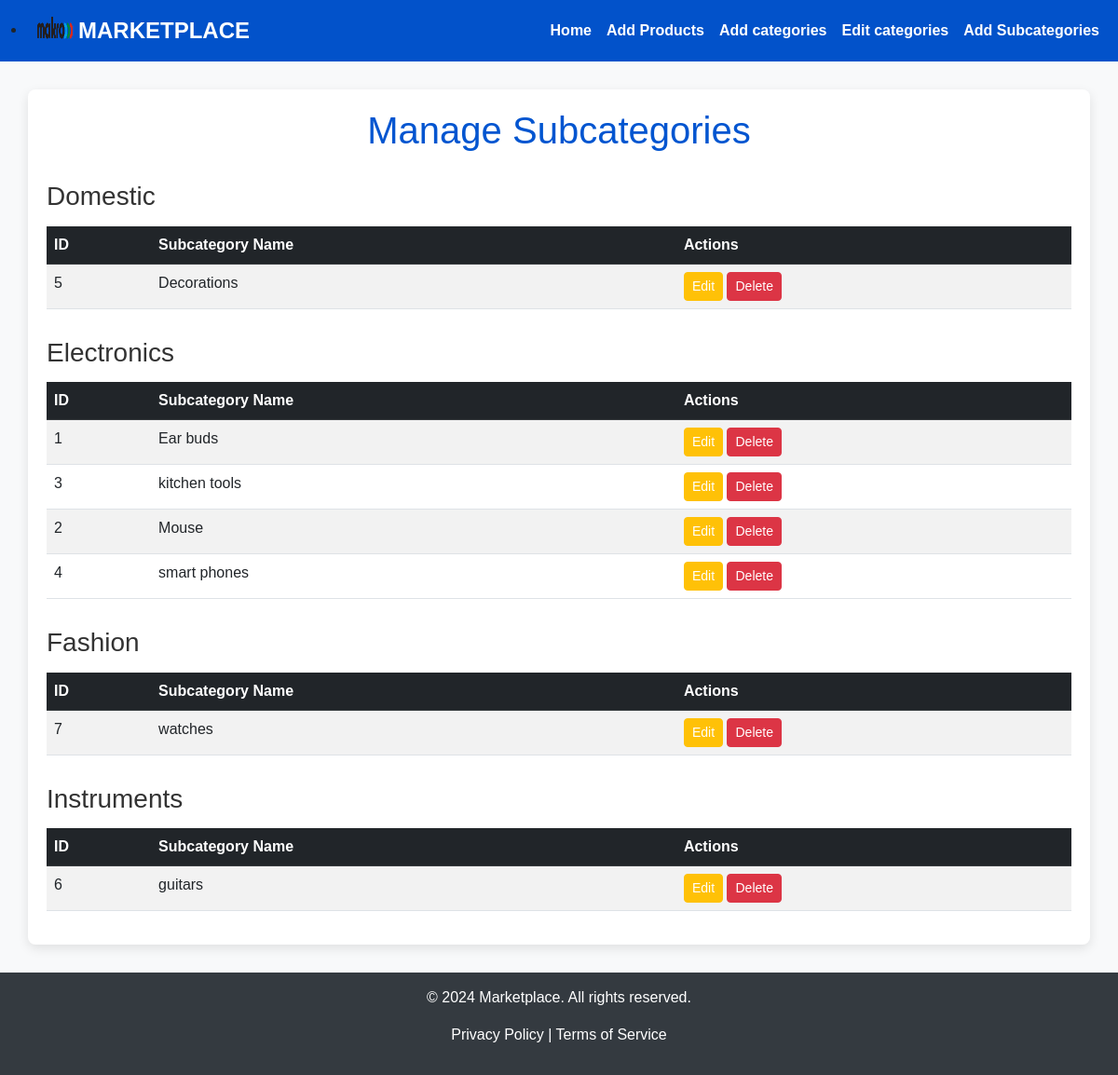
Screenshot of /php/manage_subcategory.php with the database file from the repository.
### tables this page shows
CREATE TABLE `maincategories` (
  `id` int(11) NOT NULL,
  `name` varchar(255) NOT NULL,
  `created_at` timestamp NOT NULL DEFAULT current_timestamp()
);

CREATE TABLE `subcategories` (
  `id` int(11) NOT NULL,
  `name` varchar(255) NOT NULL,
  `main_category_id` int(11) NOT NULL,
  `created_at` timestamp NOT NULL DEFAULT current_timestamp()
);

### php/manage_subcategory.php (the view, shortened to what this page needs)
<?php include '../connection/connection.php'; ?>
<!DOCTYPE html>
<html lang="en">
<head>
    <link href="https://cdn.jsdelivr.net/npm/bootstrap@5.3.0-alpha3/dist/css/bootstrap.min.css" rel="stylesheet">
    <link rel="stylesheet" href="../css/manage_subcategory.css">
</head>
<body>
    <nav class="navbar navbar-expand-lg navbar-dark">
        <div class="container-fluid">
        <li class="nav-item"><img src="../uploads/logo1.png" width="50px" height="50px"></li>
            <a class="navbar-brand" href="view_posts.php">MARKETPLACE</a>
            <div class="collapse navbar-collapse" id="navbarNav">
                <ul class="navbar-nav ms-auto">
                    <li class="nav-item">
                        <a class="nav-link" href="view_posts.php">Home</a>
                    </li>
                    <li class="nav-item">
                        <a class="nav-link" href="upload_product.php">Add Products</a>
                    </li>
                    <li class="nav-item">
                        <a class="nav-link" href="create_main_category.php">Add categories</a>
                    </li>
                    <li class="nav-item">
                        <a class="nav-link" href="manage_main_category.php">Edit categories</a>
                    </li>
                    <li class="nav-item">
                        <a class="nav-link" href="create_subcategory.php">Add Subcategories</a>
                    </li>
                </ul>
            </div>
        </div>
    </nav>
    <div class="container">
        <h1>Manage Subcategories</h1>
        <?php
        $main_categories = $conn->query("SELECT * FROM MainCategories ORDER BY name");
        while ($main_category = $main_categories->fetch_assoc()) {
            echo '<h3>' . htmlspecialchars($main_category['name']) . '</h3>';
            $subcategories = $conn->query("SELECT * FROM Subcategories WHERE main_category_id = " . $main_category['id'] . " ORDER BY name");
            if ($subcategories->num_rows > 0) {
                echo '<table class="table table-striped table-hover">';
                echo '<thead class="table-dark"><tr><th>ID</th><th>Subcategory Name</th><th>Actions</th></tr></thead>';
                echo '<tbody>';
                while ($subcategory = $subcategories->fetch_assoc()) {
                    echo '<tr>';
                    echo '<td>' . $subcategory['id'] . '</td>';
                    echo '<td>' . htmlspecialchars($subcategory['name']) . '</td>';
                    echo '<td>';
                    echo '<a href="edit_subcategory.php?id=' . $subcategory['id'] . '" class="btn btn-warning btn-sm">Edit</a> ';
                    echo '<a href="delete_subcategory.php?id=' . $subcategory['id'] . '" class="btn btn-danger btn-sm" onclick="return confirm(\'Are you sure you want to delete this subcategory?\')">Delete</a>';
                    echo '</td>';
                    echo '</tr>';
                }
                echo '</tbody>';
                echo '</table>';
            } else {
                echo '<p class="text-muted">No subcategories found under this main category.</p>';
            }
        }
        ?>
    </div>
    <footer>
        <p>&copy; 2024 Marketplace. All rights reserved.</p>
        <p><a href="#">Privacy Policy</a> | <a href="#">Terms of Service</a></p>
    </footer>
</body>
</html>

### css/manage_subcategory.css (style rules this page uses)
body { background-color: #f8f9fa; font-family: Arial, sans-serif; }
.navbar { background-color: #0255d0; }
.navbar-brand { font-size: 1.5rem; font-weight: bold; }
.container { margin-top: 30px; padding: 20px; background-color: #ffffff; border-radius: 8px; box-shadow: 0 4px 12px rgba(0, 0, 0, 0.1); }
h1 { text-align: center; margin-bottom: 30px; color: #0255d0; }
h3 { margin-top: 30px; color: #333; }
.table { margin-top: 15px; }
.btn-warning { color: #ffffff; }
footer { margin-top: 30px; background-color: #343a40; color: white; text-align: center; padding: 15px 0; }
footer a { color: white; text-decoration: none; }
.navbar { background-color: #0252ca; }
.nav-link { color: white; font-weight: bold; }

### rows the page displays
maincategories: name "Domestic"
subcategories: id "5", name "Decorations"
maincategories: name "Electronics"
subcategories: id "1", name "Ear buds"
subcategories: id "3", name "kitchen tools"
subcategories: id "2", name "Mouse"
subcategories: id "4", name "smart phones"
maincategories: name "Fashion"
subcategories: id "7", name "watches"
maincategories: name "Instruments"
subcategories: id "6", name "guitars"
